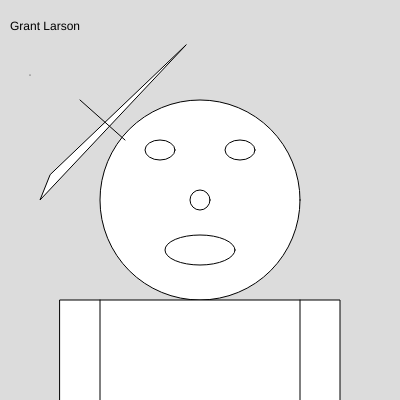
Frame 1 (no input)
Frame 60 (no input): identical to frame 1, image omitted
Frame 120 (the mouse pressed at the canvas centre since frame 60): identical to frame 1, image omitted

The p5.js sketch that drew this single still picture (run headless with seeded random() and noise() and a simulated clock; from frame 60 on, the mouse is pressed at the canvas centre):

// p5.js sketch
// ── sketch.js
function setup() {
  createCanvas(400, 400);
}

function draw() {
  background(220);
  circle(200,200,200);
  circle(200,200,20)
  triangle(50, 175, 40, 200, 186, 45)
   square(60,300,280);
    ellipse(200,250,70,30);
  ellipse(160,150,30,20);
  ellipse(240,150,30,20);
    point(30, 75);
   line(300, 500, 300, 300);
  line(100,500,100,300)
  line(125,140,80,100)
  text('Grant Larson', 10, 30);
}
